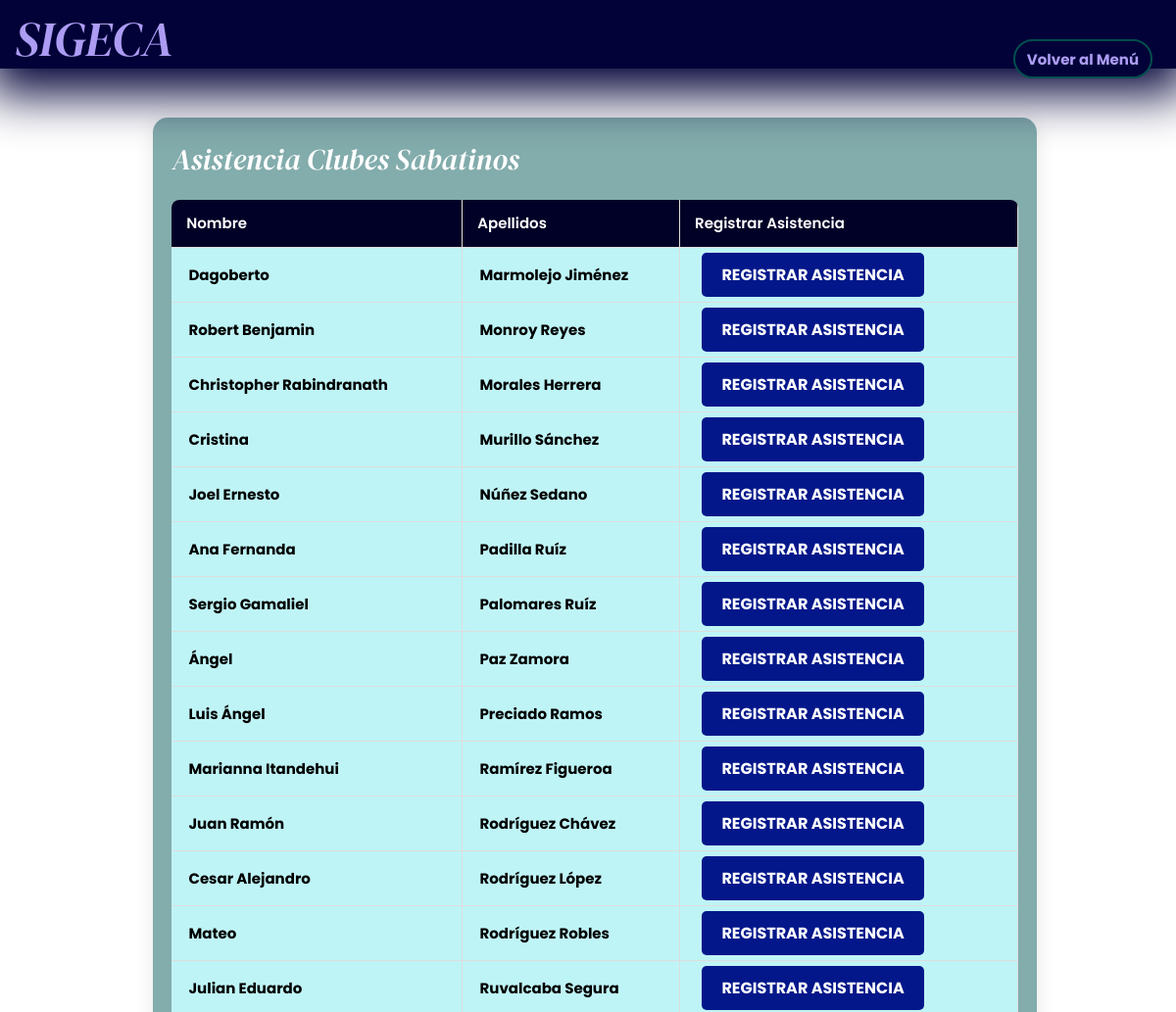
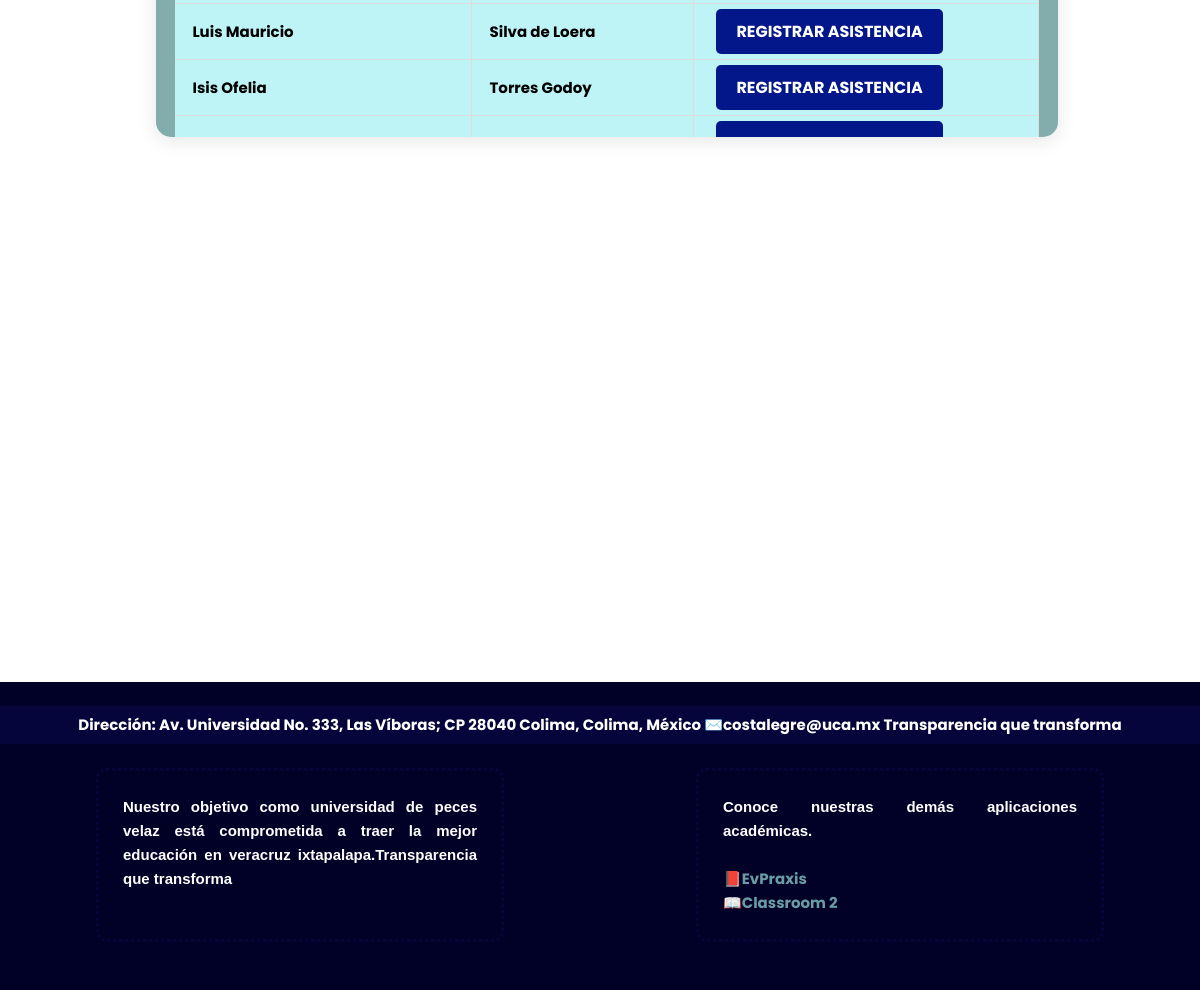
The app's page /Privada/Profesor/asistenciaclubes.php (signed in) with its own data (2 pictures, top to bottom).
### tables this page shows
CREATE TABLE `usuarios` (
  `id_usuario` int(11) NOT NULL,
  `nombre` varchar(50) NOT NULL,
  `apellidos` varchar(100) NOT NULL,
  `usuario` varchar(50) NOT NULL,
  `contraseña` varchar(255) NOT NULL,
  `tipo_usuario` enum('alumno','profesor','administrador','profesor_sabatino') NOT NULL,
  `email` varchar(100) NOT NULL
);

### Privada/Profesor/Funcion.php (called while the page is built, shortened)
<?php
include('../../Conexion/conexionBD.php');
function consultaralumnossabatinos(){
    $conn = new conexion();
    $sql = "SELECT usuarios.id_usuario, usuarios.nombre, usuarios.apellidos FROM usuarios
    JOIN alumnos ON alumnos.id_alumno = usuarios.id_usuario WHERE alumnos.esta_sabatinos = 1 ORDER BY apellidos";
    $resultado = $conn->consultarSQL($sql);
    return $resultado;
}
?>

### Conexion/conexionBD.php (called while the page is built, shortened)
<?php
Class conexion{
	private $host = 'localhost';
	private $usuario = 'root';
	private $password = '';
	private $base = 'sigecaBD';
	public function consultarSQL($sentencia){
		$this->conexion = new mysqli($this->host, $this->usuario, $this->password, $this->base);
		$resultado = $this->conexion->query($sentencia);
		return $resultado;
	}
}
?>

### Privada/Profesor/asistenciaclubes.php (the view, shortened to what this page needs)
<?php
    include ('Funcion.php');
    $sabatinos = consultaralumnossabatinos();
?>
<!DOCTYPE html>
<html lang="en">
<head>
    <link rel="stylesheet" href="Estilos/EstilosFunc.css">
</head>
<body>
    <?php  include '../../Publica/principal/nav.php'; ?>
        <div class="contenedor">
            <div class="tarjeta">
            <div class="titulo">
                <h2>Asistencia Clubes Sabatinos</h2>
            </div>
             <?php if($sabatinos->num_rows>0): ?>
                <table class="tabla">
                    <tr>
                        <th>Nombre</th>
                        <th>Apellidos</th>
                        <th>Registrar Asistencia</th>
                    </tr>
                    <?php while ($alumno = $sabatinos->fetch_assoc()) { ?>
                        <tr>
                            <td><?php echo $alumno['nombre']; ?></td>
                            <td><?php echo $alumno['apellidos']; ?></td>
                            <td>
                                <button class="boton-opcion" type="button" onclick="mostrarFormulario('<?php echo $alumno['id_usuario']; ?>')">REGISTRAR ASISTENCIA</button>
                            </td>
                        </tr>
                    <?php } ?>
                </table>
                <?php elseif($sabatinos->num_rows==0): ?>
                    <p style="margin-top: 0px; font-size:25px; color: rgb(255, 255, 255); font-weight: bold;">No hay alumnos registrados a clubes sabatinos.</p>
                <?php endif; ?>
            </div>
        </div>
    <?php  include '../../Publica/principal/footer.php'; ?>
</body>
</html>

### Publica/principal/nav.php (shortened to what this page needs)
<?php $page = basename($_SERVER['PHP_SELF']); ?>
<?php if($page != 'principal.php') echo '<link rel="stylesheet" href="../../Publica/principal/navEstiloPrivado.css">'; ?>
<?php
    if($page == 'principal.php') { echo '<nav>
        <div class="sigeca">
        <h1>
            SIGECA
        </h1>
        </div>
        <ul #login>
            <li>
            <form action="../login/login.php">
                <button>LOGIN</button>
            </form>
            </li>
        </ul>
    </nav>';
    }
    else {
        $menu = '#';
        if (isset($_SESSION['tipo_usuario'])) {
            switch ($_SESSION['tipo_usuario']) {
                case 'profesor_sabatino':
                    $menu = 'interfazprofesor.php';
                    break;
            }
        }
        echo '<nav>
                <div class="sigeca">
                    <h1>SIGECA</h1>
                    <ul>
                        <form action="'. $menu .'">
                            <button>Volver al Menú</button>
                        </form>
                    </ul>
                </div>
            </nav>';
    };
 ?>

### Publica/principal/footer.php (shortened to what this page needs)
<?php $page = basename($_SERVER['PHP_SELF']); ?>
<?php if($page != 'principal.php') echo '<link rel="stylesheet" href="../../Publica/principal/footerEstilo.css">' ?>
<footer <?php if($page != 'principal.php') echo "class = footer-privado" ?>>
        <div class="direccion">
            <p><strong>Dirección: </strong>Av. Universidad No. 333, Las Víboras; CP 28040 Colima, Colima, México ✉️costalegre@uca.mx Transparencia que transforma</span></p>
        </div>
        <div class="footer2">
           <div class="contenedor-footer">
                <p>Nuestro objetivo como universidad de peces velaz está comprometida a traer la mejor educación en veracruz ixtapalapa.Transparencia que transforma</p>
            </div>
            <div class="contenedor-footer">
                <p>Conoce nuestras demás aplicaciones académicas.<br><br><a href="https://evpraxis.ucol.mx" target="_blank">📕EvPraxis</a><br><a href="https://www.classroom.google.com" target="_blank">📖Classroom 2</a></p>
            </div>
        </div>
</footer>

### Privada/Profesor/Estilos/EstilosFunc.css (style rules this page uses)
* { margin: 0; padding: 0; font-family: "Poppins", sans-serif; font-weight: 700; font-style: normal; font-size: 15px; }
body { background-image: url(../../../Imagenes/fondo.gif); background-position: center; background-size: cover; background-repeat:no-repeat ; color: var(--dark-blue); display: flex; flex-direction: column; min-height: 100vh; line-height: 1.6; }
.tarjeta { position: relative; width: 90%; margin: 0; margin-bottom: 2%; padding: 2%; background-color: rgba(2, 85, 85, 0.486); border-radius: 15px; box-shadow: 0px 4px 20px rgba(0, 0, 0, 0.1); max-height: 50vh; overflow-y: auto; }
.titulo { position: relative; color: rgb(255, 255, 255); margin: 0; margin-bottom: 2%; }
.titulo h2 { font-family: "DM Serif Display", serif; font-weight: 400; font-style: italic; font-size: 30px; }
.contenedor { display: flex; flex-direction: column; gap: 15px; margin-top: 10%; margin-left: 13%; width: 80%; }
.tabla { width: 100%; border-collapse: collapse; margin-bottom: 20px; background-color: rgba(255, 255, 255, 0.8); border-radius: 8px; overflow: hidden; }
.tabla th, .tabla td { padding: 12px 15px; text-align: left; border-bottom: 1px solid #ddd; border-right: 1px solid #ddd; }
.tabla td { padding: 0; padding-left: 2%; }
.tabla th { background-color: rgb(1, 1, 39); color: white; font-weight: 600; }
.tabla tr:nth-child(even) { background-color: rgba(144, 251, 255, 0.452); }
.boton-opcion { margin: 5px; padding: 10px 20px; background-color:rgb(3, 23, 138); color: white; border: none; cursor: pointer; border-radius: 5px; text-align: center; font-size: 16px; transition: background-color 0.3s; }
form { padding: 2%; }

### Publica/principal/navEstiloPrivado.css (style rules this page uses)
.sigeca { position: fixed; top: 0; left: 15px; text-align: center; }
.sigeca h1 { color: rgb(172, 156, 243); font-size: 50px; font-family: "DM Serif Display", serif; font-weight: 400; font-style: italic; }
nav ul { position: fixed; top: 0; right: 15px; height: 40px; padding-top: 25px; font-weight: bold; list-style: none; text-align: center; text-transform: uppercase; }
nav button { position: fixed; right: 2%; color: rgb(172, 156, 243); font-size: 15px; background-color:rgb(2, 2, 56); border: 2px solid rgb(3, 78, 78); transition: 0.5s; padding: 0; padding-left: 1%; padding-right: 1%; top: 2%; width: auto; height: 40px; border-radius: 35px; }
nav { position: fixed; height: 70px; right: 0; left: 0; top: 0; background-color: rgb(2, 2, 56); box-shadow: 0px 15px 50px 11px rgb(2, 2, 56); z-index: 11; }

### Publica/principal/footerEstilo.css (style rules this page uses)
.direccion { font-family: 'Times New Roman', Times, serif; text-align: center; background-color: rgb(5, 5, 59); padding: 5px; }
.direccion p { color: white; font-size: 15px; margin: 2px; }
.contenedor-footer { margin-left: 8%; margin-right: 8%; margin-top: 2%; margin-bottom: 2%; width: 40%; height: auto; border-radius: 10px; display: inline-block; padding: 2%; border: 3px dotted rgb(5, 5, 59); }
.footer2 { display: flex; }
.contenedor-footer p { color: white; font-family: Helvetica; font-size: 15px; text-align: justify; }
.contenedor-footer a { text-decoration: none; color: #699ca4; }
.footer-privado { position: relative; width: 100%; background-color: rgb(1, 1, 39); color: white; text-align: center; padding-top: 2%; padding-bottom: 2%; height: auto; margin-bottom: 0; margin-top: auto; margin-left: 0; margin-right: 0; }
footer { position: relative; width: 100%; background-color: rgb(1, 1, 39); color: white; text-align: center; padding-top: 2%; padding-bottom: 2%; height: auto; margin-bottom: 0; margin-top: auto; margin-left: 0; margin-right: 0; }

### records on screen
usuarios: nombre "Dagoberto", apellidos "Marmolejo Jiménez"
usuarios: nombre "Robert Benjamin", apellidos "Monroy Reyes"
usuarios: nombre "Christopher Rabindranath", apellidos "Morales Herrera"
usuarios: nombre "Cristina", apellidos "Murillo Sánchez"
usuarios: nombre "Joel Ernesto", apellidos "Núñez Sedano"
usuarios: nombre "Ana Fernanda", apellidos "Padilla Ruíz"
usuarios: nombre "Sergio Gamaliel", apellidos "Palomares Ruíz"
usuarios: nombre "Ángel", apellidos "Paz Zamora"
usuarios: nombre "Luis Ángel", apellidos "Preciado Ramos"
usuarios: nombre "Marianna Itandehui", apellidos "Ramírez Figueroa"
usuarios: nombre "Juan Ramón", apellidos "Rodríguez Chávez"
usuarios: nombre "Cesar Alejandro", apellidos "Rodríguez López"
usuarios: nombre "Mateo", apellidos "Rodríguez Robles"
usuarios: nombre "Julian Eduardo", apellidos "Ruvalcaba Segura"
usuarios: nombre "Luis Mauricio", apellidos "Silva de Loera"
usuarios: nombre "Isis Ofelia", apellidos "Torres Godoy"
